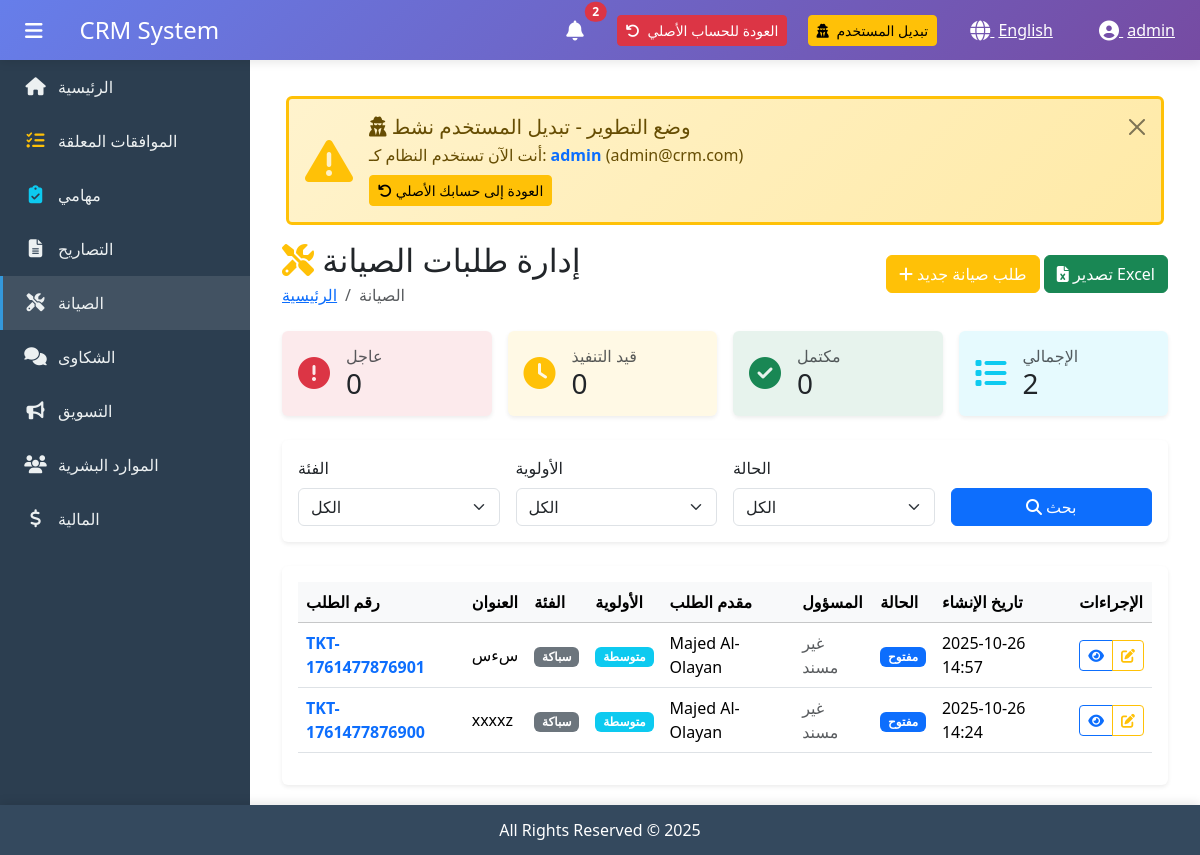
Page /en/maintenance/ (signed in) on the earlier database version.
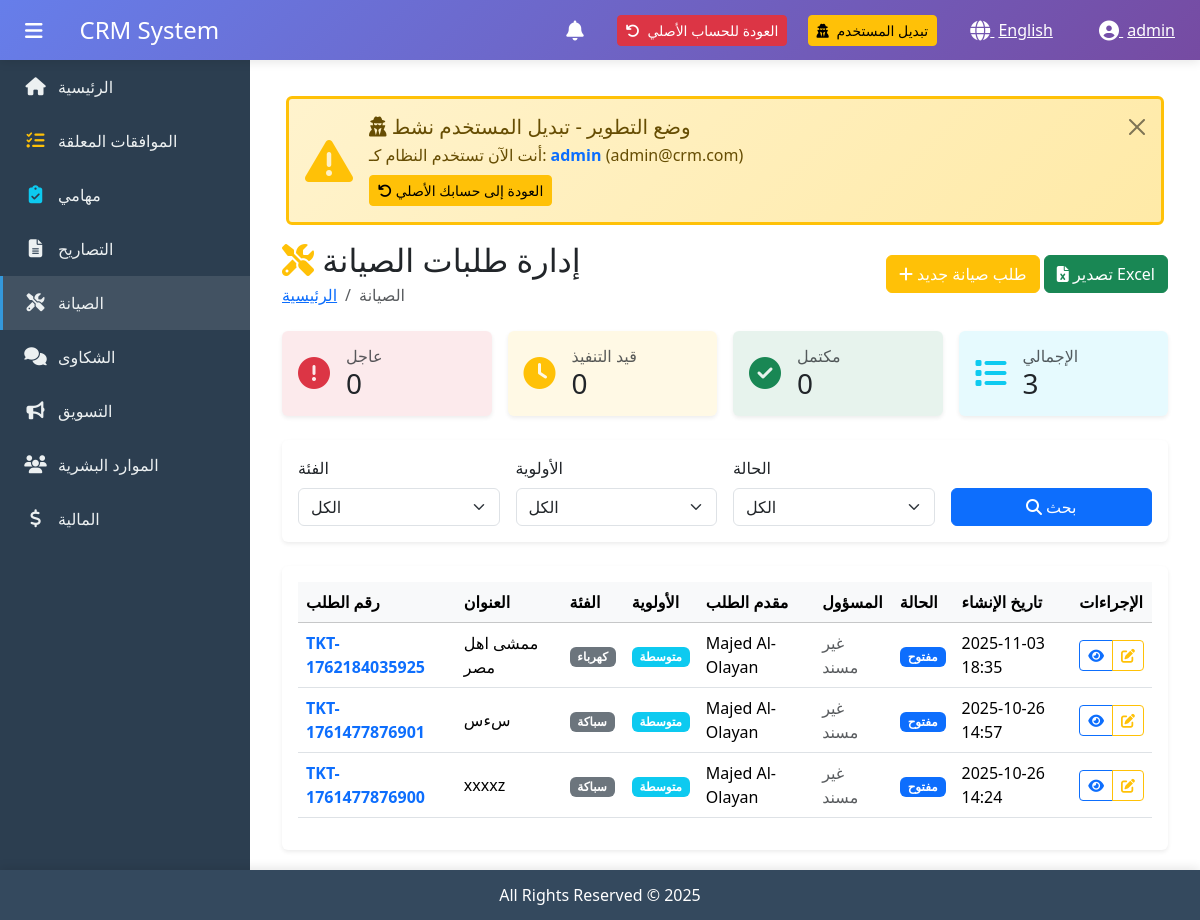
Same page on the later database version.
### apps/maintenance/models.py (models this page shows, shortened)
class Ticket(models.Model):
    PRIORITY_CHOICES = [
        ('low', _('منخفضة')),
        ('medium', _('متوسطة')),
        ('high', _('عالية')),
        ('urgent', _('عاجلة')),
    ]
    STATUS_CHOICES = [
        ('open', _('مفتوحة')),
        ('in_progress', _('قيد التنفيذ')),
        ('pending', _('معلقة')),
        ('resolved', _('محلولة')),
        ('closed', _('مغلقة')),
    ]
    CATEGORY_CHOICES = [
        ('electrical', _('كهرباء')),
        ('plumbing', _('سباكة')),
        ('hvac', _('تكييف')),
        ('carpentry', _('نجارة')),
        ('painting', _('دهان')),
        ('cleaning', _('نظافة')),
        ('other', _('أخرى')),
    ]
    ticket_number = models.CharField(
        max_length=50,
        unique=True,
        verbose_name=_('رقم التذكرة')
    )
    title = models.CharField(
        max_length=200,
        verbose_name=_('العنوان')
    )
    description = models.TextField(
        verbose_name=_('الوصف')
    )
    category = models.CharField(
        max_length=20,
        choices=CATEGORY_CHOICES,
        verbose_name=_('الفئة')
    )
    priority = models.CharField(
        max_length=10,
        choices=PRIORITY_CHOICES,
        default='medium',
        verbose_name=_('الأولوية')
    )
    status = models.CharField(
        max_length=20,
        choices=STATUS_CHOICES,
        default='open',
        verbose_name=_('الحالة')
    )
    created_by = models.ForeignKey(
        settings.AUTH_USER_MODEL,
        on_delete=models.SET_NULL,
        null=True,
        related_name='created_tickets',
        verbose_name=_('أنشئ بواسطة')
    )
    assigned_to = models.ForeignKey(
        settings.AUTH_USER_MODEL,
        on_delete=models.SET_NULL,
        null=True,
        blank=True,
        related_name='assigned_tickets',
        verbose_name=_('مسند إلى')
    )
    unit_number = models.CharField(
        max_length=50,
        blank=True,
        null=True,
        verbose_name=_('رقم الوحدة')
    )
    floor_number = models.CharField(
        max_length=10,
        blank=True,
        null=True,
        verbose_name=_('رقم الطابق')
    )
    building_name = models.CharField(
        max_length=100,
        blank=True,
        null=True,
        verbose_name=_('اسم المبنى')
    )
    due_date = models.DateField(
        blank=True,
        null=True,
        verbose_name=_('تاريخ الاستحقاق')
    )
    resolved_at = models.DateTimeField(
        blank=True,
        null=True,
        verbose_name=_('تاريخ الحل')
    )
    closed_at = models.DateTimeField(
        blank=True,
        null=True,
        verbose_name=_('تاريخ الإغلاق')
    )
    resolution_notes = models.TextField(
        blank=True,
        null=True,
        verbose_name=_('ملاحظات الحل')
    )
    created_at = models.DateTimeField(
        auto_now_add=True,
        verbose_name=_('تاريخ الإنشاء')
    )
    updated_at = models.DateTimeField(
        auto_now=True,
        verbose_name=_('تاريخ التحديث')
    )
    class Meta:
        verbose_name = 'تذكرة الصيانة'
        verbose_name_plural = 'تذاكر الصيانة'
        db_table = 'maintenance_ticket'
        ordering = ['-created_at']
        indexes = [
            models.Index(fields=['ticket_number']),
            models.Index(fields=['status']),
            models.Index(fields=['priority']),
        ]

### apps/accounts/models.py (models this page shows, shortened)
class CustomUser(AbstractUser):
    phone_regex = RegexValidator(
        regex=r'^\+?1?\d{9,15}$',
        message=_("رقم الهاتف يجب أن يكون بالصيغة: '+999999999'. حتى 15 رقم مسموح.")
    )
    phone = models.CharField(
        validators=[phone_regex],
        max_length=17,
        blank=True,
        null=True,
        verbose_name=_('رقم الهاتف')
    )
    mobile = models.CharField(
        validators=[phone_regex],
        max_length=17,
        blank=True,
        null=True,
        verbose_name=_('رقم الجوال')
    )
    department = models.ForeignKey(
        Department,
        on_delete=models.SET_NULL,
        null=True,
        blank=True,
        related_name='users',
        verbose_name=_('القسم')
    )
    job_title = models.CharField(
        max_length=100,
        blank=True,
        null=True,
        verbose_name=_('المسمى الوظيفي')
    )
    employee_id = models.CharField(
        max_length=50,
        unique=True,
        blank=True,
        null=True,
        verbose_name=_('رقم الموظف')
    )
    profile_image = models.ImageField(
        upload_to='profiles/',
        blank=True,
        null=True,
        verbose_name=_('صورة الملف الشخصي')
    )
    address = models.TextField(
        blank=True,
        null=True,
        verbose_name=_('العنوان')
    )
    date_of_birth = models.DateField(
        blank=True,
        null=True,
        verbose_name=_('تاريخ الميلاد')
    )
    hire_date = models.DateField(
        blank=True,
        null=True,
        verbose_name=_('تاريخ التعيين')
    )
    is_active = models.BooleanField(
        default=True,
        verbose_name=_('نشط')
    )
    LANGUAGE_CHOICES = [
        ('ar', _('العربية')),
        ('en', _('English')),
    ]
    preferred_language = models.CharField(
        max_length=2,
        choices=LANGUAGE_CHOICES,
        default='ar',
        verbose_name=_('اللغة المفضلة')
    )
    created_at = models.DateTimeField(
        auto_now_add=True,
        verbose_name=_('تاريخ الإنشاء')
    )
    updated_at = models.DateTimeField(
        auto_now=True,
        verbose_name=_('تاريخ التحديث')
    )
    class Meta:
        verbose_name = _('المستخدم')
        verbose_name_plural = _('المستخدمون')
        db_table = 'accounts_customuser'
        ordering = ['-date_joined']
    def get_full_name(self):
        full_name = f"{self.first_name} {self.last_name}".strip()
        return full_name if full_name else self.username

### apps/maintenance/views.py (the view)
# urls.py: path('', views.ticket_list, name='ticket_list'),
@login_required
@staff_required
def ticket_list(request):
    tickets = Ticket.objects.all().select_related(
        'created_by', 'assigned_to'
    ).order_by('-created_at')
    urgent_count = tickets.filter(priority='urgent', status__in=['open', 'in_progress']).count()
    in_progress_count = tickets.filter(status='in_progress').count()
    completed_count = tickets.filter(status__in=['resolved', 'closed']).count()
    total_count = tickets.count()
    category = request.GET.get('category')
    priority = request.GET.get('priority')
    status = request.GET.get('status')
    search = request.GET.get('search')
    if category:
        tickets = tickets.filter(category=category)
    if priority:
        tickets = tickets.filter(priority=priority)
    if status:
        tickets = tickets.filter(status=status)
    if search:
        tickets = tickets.filter(
            Q(ticket_number__icontains=search) |
            Q(title__icontains=search) |
            Q(description__icontains=search)
        )
    paginator = Paginator(tickets, 20)
    page_number = request.GET.get('page')
    page_obj = paginator.get_page(page_number)
    context = {
        'tickets': page_obj,
        'page_obj': page_obj,
        'is_paginated': page_obj.has_other_pages(),
        'urgent_count': urgent_count,
        'in_progress_count': in_progress_count,
        'completed_count': completed_count,
        'total_count': total_count,
    }
    return render(request, 'maintenance/ticket_list.html', context)

### templates/maintenance/ticket_list.html (shortened to what the changed rows need)
{% extends 'base.html' %}
{% load i18n %}
{% block content %}
<div class="container-fluid">
    <div class="d-flex justify-content-between align-items-center mb-4">
        <div>
            <h2 class="mb-1">
                <i class="fas fa-tools text-warning"></i>
                {% trans "إدارة طلبات الصيانة" %}
            </h2>
        </div>
    </div>
    <div class="row g-3 mb-4">
        <div class="col-md-3">
            <div class="card border-0 shadow-sm bg-info bg-opacity-10">
                <div class="card-body">
                    <div class="d-flex align-items-center">
                        <div class="flex-grow-1 {% if LANGUAGE_CODE == 'ar' %}me-3{% else %}ms-3{% endif %}">
                            <h6 class="text-muted mb-0">{% trans "الإجمالي" %}</h6>
                            <h3 class="mb-0">{{ total_count|default:0 }}</h3>
                        </div>
                    </div>
                </div>
            </div>
        </div>
    </div>
    <div class="card border-0 shadow-sm">
        <div class="card-body">
            <div class="table-responsive">
                <table class="table table-hover align-middle">
                    <thead class="table-light">
                        <tr>
                            <th>{% trans "رقم الطلب" %}</th>
                            <th>{% trans "العنوان" %}</th>
                            <th>{% trans "الفئة" %}</th>
                            <th>{% trans "الأولوية" %}</th>
                            <th>{% trans "مقدم الطلب" %}</th>
                            <th>{% trans "المسؤول" %}</th>
                            <th>{% trans "الحالة" %}</th>
                            <th>{% trans "تاريخ الإنشاء" %}</th>
                            <th>{% trans "الإجراءات" %}</th>
                        </tr>
                    </thead>
                    <tbody>
                        {% for ticket in tickets %}
                        <tr>
                            <td>
                                <strong class="text-primary">{{ ticket.ticket_number }}</strong>
                            </td>
                            <td>{{ ticket.title }}</td>
                            <td>
                                <span class="badge bg-secondary">
                                    {{ ticket.get_category_display }}
                                </span>
                            </td>
                            <td>
                                {% if ticket.priority == 'urgent' %}
                                    <span class="badge bg-danger">
                                        <i class="fas fa-exclamation-circle"></i>
                                        {% trans "عاجل" %}
                                    </span>
                                {% elif ticket.priority == 'high' %}
                                    <span class="badge bg-warning">{% trans "عالية" %}</span>
                                {% elif ticket.priority == 'medium' %}
                                    <span class="badge bg-info">{% trans "متوسطة" %}</span>
                                {% else %}
                                    <span class="badge bg-secondary">{% trans "منخفضة" %}</span>
                                {% endif %}
                            </td>
                            <td>
                                {% if ticket.created_by %}
                                    {{ ticket.created_by.get_full_name|default:ticket.created_by.username }}
                                {% else %}
                                    <span class="text-muted">{% trans "غير محدد" %}</span>
                                {% endif %}
                            </td>
                            <td>
                                {% if ticket.assigned_to %}
                                    {{ ticket.assigned_to.get_full_name|default:ticket.assigned_to.username }}
                                {% else %}
                                    <span class="text-muted">{% trans "غير مسند" %}</span>
                                {% endif %}
                            </td>
                            <td>
                                {% if ticket.status == 'open' %}
                                    <span class="badge bg-primary">{% trans "مفتوح" %}</span>
                                {% elif ticket.status == 'in_progress' %}
                                    <span class="badge bg-warning">{% trans "قيد التنفيذ" %}</span>
                                {% elif ticket.status == 'on_hold' %}
                                    <span class="badge bg-secondary">{% trans "معلق" %}</span>
                                {% elif ticket.status == 'resolved' %}
                                    <span class="badge bg-success">{% trans "تم الحل" %}</span>
                                {% else %}
                                    <span class="badge bg-dark">{% trans "مغلق" %}</span>
                                {% endif %}
                            </td>
                            <td>{{ ticket.created_at|date:"Y-m-d H:i" }}</td>
                            <td>
                                <div class="btn-group btn-group-sm">
                                    <a href="{% url 'maintenance:ticket_detail' ticket.pk %}"
                                       class="btn btn-outline-primary"
                                       title="{% trans 'عرض' %}">
                                        <i class="fas fa-eye"></i>
                                    </a>
                                    <a href="{% url 'maintenance:ticket_update' ticket.pk %}"
                                       class="btn btn-outline-warning"
                                       title="{% trans 'تعديل' %}">
                                        <i class="fas fa-edit"></i>
                                    </a>
                                </div>
                            </td>
                        </tr>
                        {% endfor %}
                    </tbody>
                </table>
            </div>
        </div>
    </div>
</div>
{% endblock %}

### templates/base.html (shortened to what the changed rows need)
{% load static %}
{% load i18n %}
<!DOCTYPE html>
<html lang="{{ LANGUAGE_CODE }}" dir="{% if LANGUAGE_CODE == 'ar' %}rtl{% else %}ltr{% endif %}">
<head>
    {% if LANGUAGE_CODE == 'ar' %}
        <link href="https://cdn.jsdelivr.net/npm/bootstrap@5.3.2/dist/css/bootstrap.rtl.min.css" rel="stylesheet">
    {% else %}
        <link href="https://cdn.jsdelivr.net/npm/bootstrap@5.3.2/dist/css/bootstrap.min.css" rel="stylesheet">
    {% endif %}
    <link rel="stylesheet" href="https://cdnjs.cloudflare.com/ajax/libs/font-awesome/6.5.1/css/all.min.css">
</head>
<body>
    <header class="main-header">
        <div class="container-fluid h-100">
            <div class="row h-100 align-items-center">
                <div class="col-auto">
                    <div class="dropdown d-inline-block me-3">
                        <button class="btn btn-link text-white position-relative" data-bs-toggle="dropdown" id="notificationBell">
                            <i class="fas fa-bell fa-lg"></i>
                            {% if unread_notifications_count > 0 %}
                            <span class="position-absolute top-0 start-100 translate-middle badge rounded-pill bg-danger" id="notificationBadge">
                                {{ unread_notifications_count }}
                            </span>
                            {% endif %}
                        </button>
                    </div>
                            <span class="ms-1">{% get_current_language as LANGUAGE_CODE %}{% if LANGUAGE_CODE == 'ar' %}العربية{% else %}English{% endif %}</span>
                            {% get_current_language as LANGUAGE_CODE %}
                            {% get_available_languages as LANGUAGES %}
                            {% get_language_info_list for LANGUAGES as languages %}
                </div>
            </div>
        </div>
    </header>
    <main class="main-content" id="mainContent">
        {% block content %}{% endblock %}
    </main>
</body>
</html>

Differences in the rows shown:
added Ticket: ticket_number "TKT-1762184035925", title "ممشى اهل مصر", category "كهرباء", created_by.get_full_name "Majed Al-Olayan", created_at "2025-11-03 18:35"
Other differences:
{{ total_count|default:0 }}: "2" → "3"
{{ unread_notifications_count }}: "2" → (not shown)
